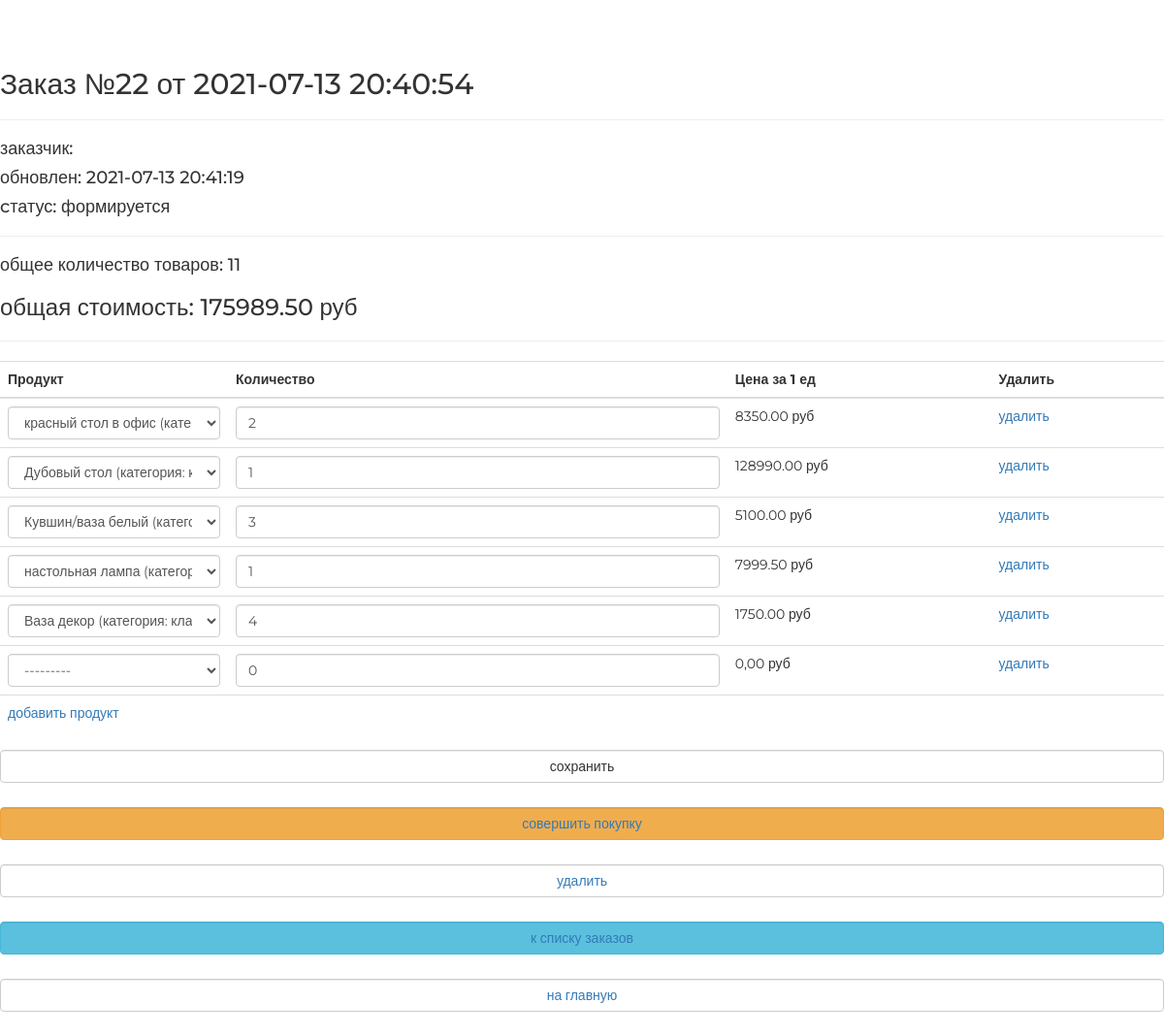
The app's page /orders/update/22/ with its own data.
### ordersapp/models.py (models this page shows, shortened)
class Order(models.Model):
    FORMING = 'FM'
    SENT_TO_PROCEED = 'STP'
    PROCEEDED = 'PRD'
    PAID = 'PD'
    READY = 'RDY'
    CANCEL = 'CNC'
    STATUS_CHOICES = (
        (FORMING, 'формируется'),
        (SENT_TO_PROCEED, 'отправлен в обработку'),
        (PAID, 'оплачен'),
        (PROCEEDED, 'обрабатывается'),
        (READY, 'готов к выдаче'),
        (CANCEL, 'отменен'),
    )
    user = models.ForeignKey(get_user_model(), on_delete=models.CASCADE, related_name='orders')
    created = models.DateTimeField(verbose_name='создан', auto_now_add=True)
    updated = models.DateTimeField(verbose_name='обновлен', auto_now=True)
    status = models.CharField(verbose_name='статус',
                              max_length=3,
                              choices=STATUS_CHOICES,
                              default=FORMING)
    is_active = models.BooleanField(verbose_name='активен', default=True)
    class Meta:
        ordering = ('-created',)
        verbose_name = 'заказ'
        verbose_name_plural = 'заказы'
    @property
    def total_quantity(self):
        return sum(map(lambda x: x.quantity, self.items.all()))
    def get_total_cost(self):
        return sum(map(lambda x: x.product_cost, self.items.all()))

class OrderItem(models.Model):
    order = models.ForeignKey(Order,
                              on_delete=models.CASCADE,
                              related_name='items')
    product = models.ForeignKey(Product,
                                verbose_name='продукт',
                                on_delete=models.CASCADE)
    quantity = models.PositiveSmallIntegerField(verbose_name='количество',
                                           default=0)
    @property
    def product_cost(self):
        return self.product.price * self.quantity

### mainapp/models.py (models this page shows)
class Product(models.Model):
    category = models.ForeignKey(ProductCategory, on_delete=models.CASCADE,)
    name = models.CharField('имя', max_length=128,)
    image = models.ImageField(upload_to='product_img', blank=True,)
    short_desc = models.CharField(
        'краткое описание',
        max_length=256,
        blank=True,
    )
    description = models.CharField(
        'описание',
        max_length=500,
        blank=True,
    )
    price = models.DecimalField(
        'цена продукта',
        max_digits=8,
        decimal_places=2,
        default=0,
    )
    quantity = models.PositiveIntegerField('количество товара на складе', default=0,)
    is_active = models.BooleanField('активность', default=True)
    def __str__(self):
        return f'{self.name} (категория: {self.category.name})'
    class Meta:
        verbose_name = 'продукт'
        verbose_name_plural = 'продукты'
        ordering = ['price']

### ordersapp/views.py (the view, shortened to what this page needs)
# urls.py: path('update/<pk>/', ordersapp.OrderUpdate.as_view(), name='update'),
class OrderUpdate(PageTitleMixin, UpdateView, ):
    model = Order
    form_class = OrderForm
    success_url = reverse_lazy('orders:index')
    page_title = 'редактирование заказа'
    def get_context_data(self, **kwargs):
        context = super().get_context_data(**kwargs)
        OrderFormSet = inlineformset_factory(Order, OrderItem, form=OrderItemForm, extra=1)
        if self.request.POST:
            formset = OrderFormSet(self.request.POST, self.request.FILES, instance=self.object)
        else:
            formset = OrderFormSet(instance=self.object)
            for form in formset.forms:
                instance = form.instance
                if instance.pk:
                    form.initial['price'] = instance.product.price
        context['orderitems'] = formset
        return context

### ordersapp/forms.py
class OrderForm(BaseOrderForm):
    class Meta:
        model = Order
        fields = ('user',)

### mainapp/context_processors.py (called while the page is built)
def categories(request):
    return {
        'categories': ProductCategory.objects.all()
    }

### ordersapp/views.py (called while the page is built)
    def get_context_data(self, **kwargs):
        context = super().get_context_data(**kwargs)
        context[self.page_title_key] = self.page_title
        return context

### ordersapp/templates/ordersapp/order_form.html (shortened to what this page needs)
{% extends "ordersapp/base.html" %}
{% load static %}
{% block container %}
   {% include 'ordersapp/includes/inc_order_summary.html' %}
   <div class="order_form">
       <form action="" method="post">
           <table class="table">
               {% for form in orderitems.forms %}
                   {% if forloop.first %}
                       <thead>
                       <tr>
                           {% for field in form.visible_fields %}
                               <th class="{% cycle 'td1' 'td2' 'td3' 'td4' %} order formset_td">
                                   {{ field.label|capfirst }}
                               </th>
                           {% endfor %}
                       </tr>
                       </thead>
                   {% endif %}
                   <tr class="formset_row">
                       {% for field in form.visible_fields %}
                           <td class="{% cycle 'td1' 'td2' 'td3' 'td4' %} order formset_td">
                               {% if field.name == 'price' %}
                                   <span class="items-{{ forloop.parentloop.counter0 }}-price">
                                       {{ field.value|default:"0,00" }}
                                   </span>руб
                               {% else %}
                                   {{ field }}
                               {% endif %}
                           </td>
                       {% endfor %}
                   </tr>
               {% endfor %}
           </table>
           <button type="submit" value="сохранить" class="btn btn-default btn-round form-control last">сохранить</button>
           {% include 'ordersapp/includes/inc_order_actions.html' %}
       </form>
   </div>
{% endblock %}

### ordersapp/templates/ordersapp/includes/inc_order_summary.html (shortened to what this page needs)
{% if object %}
   <div class="h2">Заказ №{{ object.pk }} от {{ object.created|date:"Y-m-d H:i:s" }}</div>
   <hr>
   <div class="h4">заказчик: {{ user.last_name|capfirst }} {{ user.first_name|capfirst }} </div>
   <div class="h4">обновлен: {{ object.updated|date:"Y-m-d H:i:s" }}</div>
   <div class="h4">cтатус: {{ object.get_status_display }}</div>
   <hr>
   <div class="h4">
       общее количество товаров: <span class="order_total_quantity">{{ object.total_quantity }}</span>
   </div>
   <div class="h3">
       общая стоимость: <span class="order_total_cost">{{ object.get_total_cost }}</span> руб
   </div>
{% endif %}
<hr>

### geekshop/static/style.css (style rules this page uses)
* { margin: 0; padding: 0; }
body { font-family: 'Montserrat', sans-serif; }
html, body { height: 100%; }
table { width: 100%; }
td:first-child { width: 235px; }
.btn { margin-bottom: 25px; }

### records on screen
Order: pk "22", created "2021-07-13 20:40:54", updated "2021-07-13 20:41:19", status "формируется", total_quantity "11", get_total_cost "175989.50"
Product: value "8350.00"
Product: value "128990.00"
Product: value "5100.00"
Product: value "7999.50"
Product: value "1750.00"

### other values on screen
{{ field.label|capfirst }} "Продукт" "Количество" "Цена за 1 ед" "Удалить"
{{ field.value|default:"0,00" }} "0,00"
